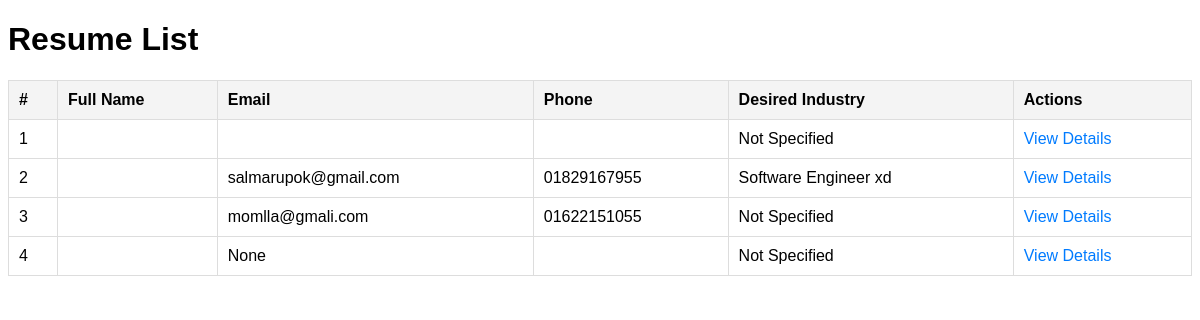
/seeker/resumes/ (signed in), run on an earlier commit of the app's database.
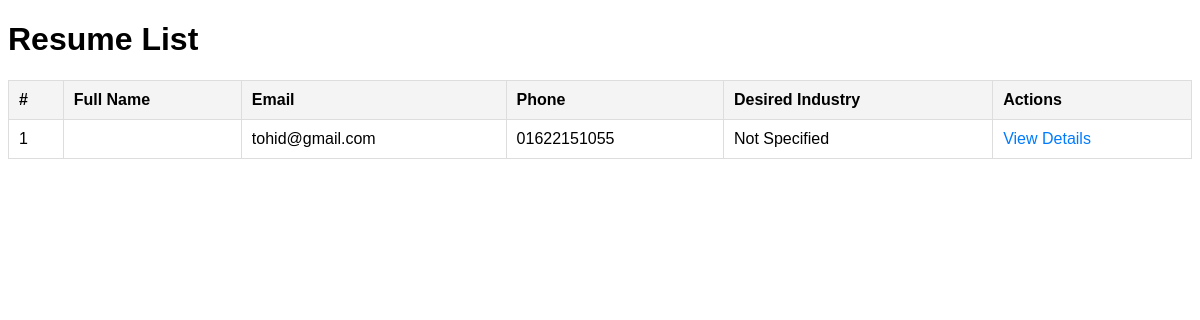
And on a later commit of the database.
### seeker/models.py (models this page shows, shortened)
class Resume(models.Model):
    user = models.OneToOneField(
    'accounts.CustomUser', on_delete=models.CASCADE, related_name='resume_profile', blank=True, null=True
    )
    date_of_birth = models.DateField(blank=True, null=True)
    GENDER_CHOICES = [
        ('Male', 'Male'),
        ('Female', 'Female'),
    ]
    gender = models.CharField(max_length=6, choices=GENDER_CHOICES, blank=True)
    MARITAL_STATUS_CHOICES = [
        ('Single', 'Single'),
        ('Married', 'Married'),
    ]
    marital_status = models.CharField(max_length=10, choices=MARITAL_STATUS_CHOICES, blank=True)
    passport_number = models.CharField(max_length=20, blank=True, null=True)
    languages = models.CharField(max_length=255, blank=True)
    permanent_address = models.TextField( blank=True)
    area_pin_code = models.CharField(max_length=10, blank=True)
    hometown = models.CharField(max_length=255, blank=True)
    email = models.EmailField( blank=True, null=True)
    phone_number = models.CharField(max_length=15, blank=True)
    desired_industry = models.ForeignKey(JobCategory, on_delete=models.CASCADE, related_name='job_posts', blank=True, null=True)
    desired_location = models.CharField(max_length=255, blank=True, null=True)
    functional_area = models.CharField(max_length=255, blank=True, null=True)
    JOB_TYPE_CHOICES = [
        ('Full Time', 'Full Time'), ('Part Time', 'Part Time'), ('Contractual', 'Contractual'), ('Internship', 'Internship')
    ]
    job_type = models.CharField(max_length=100, blank=True, choices=JOB_TYPE_CHOICES)
    expected_salary = models.DecimalField(max_digits=10, blank=True, decimal_places=2, default=0.0)
    availability_to_join = models.DateField( blank=True, null=True)
    profile_summary = models.TextField(blank=True, null=True)
    linkedin_profile = models.URLField(blank=True, null=True)
    github_profile = models.URLField(blank=True, null=True)
    portfolio_link = models.URLField(blank=True, null=True)
    name = models.CharField(max_length=255, blank=True, null=True, verbose_name="Full Name")
    title = models.CharField(max_length=255, blank=True, null=True, verbose_name="Professional Title")
    image = models.ImageField(upload_to='media/seeker_image/', blank=True, null=True, verbose_name="Seeker Image", default='media/default/default_logo.png')

### jobboard/models.py (models this page shows)
class JobCategory(models.Model):
    name = models.CharField(max_length=255, unique=True)
    description = models.TextField(blank=True, null=True)
    def __str__(self):
        return self.name

### seeker/views.py (the view)
# urls.py: path('resumes/', views.all_resumes, name='view_resume'),
@login_required
def all_resumes(request):
    resumes = Resume.objects.all()
    return render(request, 'all_resume.html', {'resumes': resumes})

### accounts/context_processors.py (called while the page is built)
def user_role(request):
    if request.user.is_authenticated:
        return {'user_role': request.user.role}
    return {}

### seeker/templates/all_resume.html (shortened to what this page needs)
<!DOCTYPE html>
<html>
<head>
</head>
<body>
    <h1>Resume List</h1>
    <table>
        <thead>
            <tr>
                <th>#</th>
                <th>Full Name</th>
                <th>Email</th>
                <th>Phone</th>
                <th>Desired Industry</th>
                <th>Actions</th>
            </tr>
        </thead>
        <tbody>
            {% for resume in resumes %}
            <tr>
                <td>{{ forloop.counter }}</td>
                <td>{{ resume.user.get_full_name }}</td>
                <td>{{ resume.email }}</td>
                <td>{{ resume.phone_number }}</td>
                <td>{{ resume.desired_industry|default:"Not Specified" }}</td>
                <td>
                    <a href="{% url 'resume_detail' resume.id %}">View Details</a>
                </td>
            </tr>
            {% empty %}
            <tr>
                <td colspan="6" style="text-align: center;">No resumes found.</td>
            </tr>
            {% endfor %}
        </tbody>
    </table>
</body>
</html>

### seeker/templates/all_resume.html (style rules this page uses)
body { font-family: Arial, sans-serif; }
table { width: 100%; border-collapse: collapse; margin: 20px 0; }
table, th, td { border: 1px solid #ddd; }
th, td { padding: 10px; text-align: left; }
th { background-color: #f4f4f4; }
a { color: #007bff; text-decoration: none; }

What changed in the data, as far as the page shows it:
removed Resume: desired_industry "Not Specified"
removed Resume: email "salmarupok@gmail.com", phone_number "01829167955", desired_industry "Software Engineer xd"
removed Resume: email "momlla@gmali.com", phone_number "01622151055", desired_industry "Not Specified"
removed Resume: email "None", desired_industry "Not Specified"
added Resume: email "tohid@gmail.com", phone_number "01622151055", desired_industry "Not Specified"
